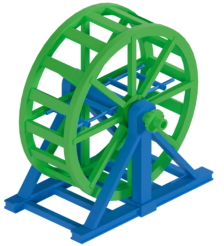
#> input picture HERRAMIENTAS/fase5_resultados/MODELO.png, 224 x 246 px, given in place of prueba.png, which was not available; the run also reads 1 picture not shown here
$ python PIPELINE.py
#> lines starting #> are read from the running program, lines starting #| are printed output that depends on the picture; after the words box and inside, x2 and y2 are one past the last pixel; in counts of white or black regions, pixels touching at a corner belong together; pictures that were not available may be replaced by others from this repository, and a replacement may not be noted
#==================================================================================================================
import os
from PIL import Image

def fase1_recorte_asimetrico(ruta_imagen, carpeta_salida):
#> called with ruta_imagen = 'prueba.png', carpeta_salida = 'salida'
    if not os.path.exists(carpeta_salida):
        os.makedirs(carpeta_salida)

    img = Image.open(ruta_imagen).convert("RGBA")
#> img is the input picture: PIL image 224x246 RGBA; mean R, G, B, A 20.2, 76.6, 57.9, 130.4
    ancho, alto = img.size

    x_derecha = ancho
    indice = 0

    while x_derecha > 0:
        # El primer corte (índice 0) es de 128px, el resto de 64px
        ancho_corte = 128 if indice == 0 else 64

        # Evitar valores negativos si la imagen no es múltiplo exacto
        x_izquierda = max(0, x_derecha - ancho_corte)

        # Extraer el fragmento
        fragmento = img.crop((x_izquierda, 0, x_derecha, alto))

        # Guardar manteniendo el orden de derecha a izquierda
        nombre_archivo = f"fragmento_{indice:03d}.png"
        ruta_guardado = os.path.join(carpeta_salida, nombre_archivo)
        fragmento.save(ruta_guardado)

        print(f"Corte {indice} generado: X({x_izquierda} a {x_derecha}) -> Ancho: {x_derecha - x_izquierda}px")

        # Actualizar el puntero para el siguiente ciclo
        x_derecha = x_izquierda
        indice += 1
#> this loop made 3 passes
#> pass 1, in fase1_recorte_asimetrico, `fragmento = img.crop((x_izquierda, 0, x_derecha, alto))`:
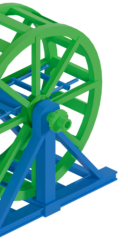
#> fragmento: PIL image 128x246 RGBA; mean R, G, B, A 19.6, 77.5, 62.4, 133.8; transparent parts drawn white
#> after the loop, indice = 3

# Ejecución de prueba
fase1_recorte_asimetrico("prueba.png", "salida")
#==================================================================================================================
import os
from PIL import Image

def fase2_traslacion_apoyo(ruta_imagen, ruta_salida, alto_lienzo_final=256):
#> called with ruta_imagen = 'salida/fragmento_000.png', ruta_salida = 'salida1/fragmento_000_alineado.png', alto_lienzo_final = 256
    img = Image.open(ruta_imagen).convert("RGBA")
    ancho, alto = img.size

    # Calcular la coordenada X exacta a 64px desde la derecha
    # Si el fragmento mide 128, X será 64. Si mide 64, X será 0.
    x_linea = max(0, ancho - 64)

    # Cargar los datos de los píxeles para lectura rápida
    pixeles = img.load()
    y_choque = -1

    # Escanear de abajo hacia arriba en esa columna específica (x_linea)
    for y in range(alto - 1, -1, -1):
        alfa = pixeles[x_linea, y][3] # El índice 3 es el canal Alpha (transparencia)
        if alfa > 0:
            y_choque = y
            break
#> this loop made 40 passes
#> alfa on passes 1 to 8: 0, 0, 0, 0, 0, 0, 0, 0

    # Si la columna entera es transparente, se guarda tal cual
    if y_choque == -1:
        print(f"[{os.path.basename(ruta_imagen)}] Columna X={x_linea} vacía. Se omite traslación.")
        img.save(ruta_salida)
        return

    # Calcular la diferencia para llegar a la base (píxel 255)
    y_base = alto_lienzo_final - 1
    desplazamiento_y = y_base - y_choque

    # Crear un lienzo nuevo y pegar la imagen desplazada
    lienzo_alineado = Image.new("RGBA", (ancho, alto_lienzo_final), (0, 0, 0, 0))
#> lienzo_alineado: PIL image 128x256 RGBA; every value is 0
    lienzo_alineado.paste(img, (0, desplazamiento_y))

    lienzo_alineado.save(ruta_salida)

    print(f"[{os.path.basename(ruta_imagen)}] Píxel detectado en Y={y_choque}. "
          f"Trasladando {desplazamiento_y}px hacia abajo.")
#| [fragmento_000.png] Píxel detectado en Y=206. Trasladando 49px hacia abajo.

# Ejecución de prueba
fase2_traslacion_apoyo("salida/fragmento_000.png", "salida1/fragmento_000_alineado.png")
#==================================================================================================================
import os
from PIL import Image, ImageDraw

def fase2_traslacion_y_recorte(ruta_imagen, carpeta_salida, alto_lienzo=256):
#> called with ruta_imagen = 'salida/fragmento_000.png', carpeta_salida = 'salida1', alto_lienzo = 256
    if not os.path.exists(carpeta_salida):
        os.makedirs(carpeta_salida)

    img = Image.open(ruta_imagen).convert("RGBA")
    ancho, alto = img.size

    # 1. Encontrar el punto de choque (x_linea está a 64px desde la derecha)
    x_linea = max(0, ancho - 64)
    pixeles = img.load()
    y_choque = -1

    # Escanear de abajo hacia arriba
    for y in range(alto - 1, -1, -1):
        if pixeles[x_linea, y][3] > 0: # Canal Alfa > 0
            y_choque = y
            break

    if y_choque == -1:
        print(f"[{os.path.basename(ruta_imagen)}] Columna vacía. Se omite.")
        return

    # 2. Trasladar la imagen para que el punto choque con el fondo (Y = 255)
    y_base = alto_lienzo - 1
    desplazamiento_y = y_base - y_choque

    lienzo_alineado = Image.new("RGBA", (ancho, alto_lienzo), (0, 0, 0, 0))
    lienzo_alineado.paste(img, (0, desplazamiento_y))

    # 3. Calcular coordenadas del rectángulo de 64 (ancho) x 32 (alto) hacia la izquierda
    x_izq_rect = x_linea - 64
    y_sup_rect = y_base - 32

    # Validar que exista espacio a la izquierda para hacer el corte
    if x_izq_rect < 0:
        print(f"[{os.path.basename(ruta_imagen)}] El bloque no tiene suficientes píxeles a la izquierda. Solo se alinea.")
        lienzo_alineado.save(os.path.join(carpeta_salida, f"{os.path.basename(ruta_imagen)}"))
        return

    # 4. Crear la máscara del triángulo isométrico (Relación 2x1)
    # Vértices: Punto base, esquina inferior izquierda, esquina superior izquierda del rectángulo
    mascara = Image.new("L", (ancho, alto_lienzo), 0)
#> mascara: PIL image 128x256 L; every value is 0
    draw = ImageDraw.Draw(mascara)

    vertice_apoyo = (x_linea, y_base + 1)         # Ej: (64, 256)
    vertice_inf_izq = (x_izq_rect, y_base + 1)    # Ej: (0, 256)
    vertice_sup_izq = (x_izq_rect, y_sup_rect + 1)# Ej: (0, 224)

    # Dibujar el triángulo exacto a recortar
    draw.polygon([vertice_apoyo, vertice_inf_izq, vertice_sup_izq], fill=255)

    # 5. Extraer el triángulo a una nueva imagen (Pieza que "se pasa a la izquierda")
    pieza_extraida = Image.new("RGBA", (ancho, alto_lienzo), (0, 0, 0, 0))
    pieza_extraida.paste(lienzo_alineado, (0, 0), mascara)
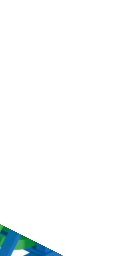
#> pieza_extraida: PIL image 128x256 RGBA; mean R, G, B, A 0.5, 3.4, 4, 7.3; transparent parts drawn white

    # Recortamos la caja exacta de 64x32 para que la imagen resultante no tenga píxeles vacíos inútiles
    pieza_final = pieza_extraida.crop((x_izq_rect, y_sup_rect + 1, x_linea, y_base + 1))

    # 6. Borrar ese triángulo del bloque principal dejando el hueco transparente
    transparente = Image.new("RGBA", (ancho, alto_lienzo), (0, 0, 0, 0))
    lienzo_alineado.paste(transparente, (0, 0), mascara)
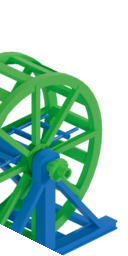
#> lienzo_alineado: PIL image 128x256 RGBA; mean R, G, B, A 17.9, 67.8, 50.5, 113.8; transparent parts drawn white

    # 7. Guardar ambos archivos
    nombre_base = os.path.splitext(os.path.basename(ruta_imagen))[0]

    ruta_bloque_hueco = os.path.join(carpeta_salida, f"{nombre_base}_bloque_cortado.png")
    lienzo_alineado.save(ruta_bloque_hueco)

    ruta_pieza_extraida = os.path.join(carpeta_salida, f"{nombre_base}_triangulo_extraido.png")
    pieza_final.save(ruta_pieza_extraida)

    print(f"[{os.path.basename(ruta_imagen)}] Trasladado {desplazamiento_y}px abajo. Recorte de 64x32 guardado.")
#| [fragmento_000.png] Trasladado 49px abajo. Recorte de 64x32 guardado.

# Ejecución
fase2_traslacion_y_recorte("salida/fragmento_000.png", "salida1")
#==================================================================================================================
#==================================================================================================================
#==================================================================================================================
#==================================================================================================================
#==================================================================================================================
#==================================================================================================================
#==================================================================================================================
#==================================================================================================================
#==================================================================================================================
#==================================================================================================================
#==================================================================================================================
import os
from PIL import Image, ImageDraw

def fase1_division_y_extraccion(ruta_imagen, carpeta_salida):
#> called with ruta_imagen = '1rotacion.png', carpeta_salida = 'fase1_resultados'
    if not os.path.exists(carpeta_salida):
        os.makedirs(carpeta_salida)

    img = Image.open(ruta_imagen).convert("RGBA")
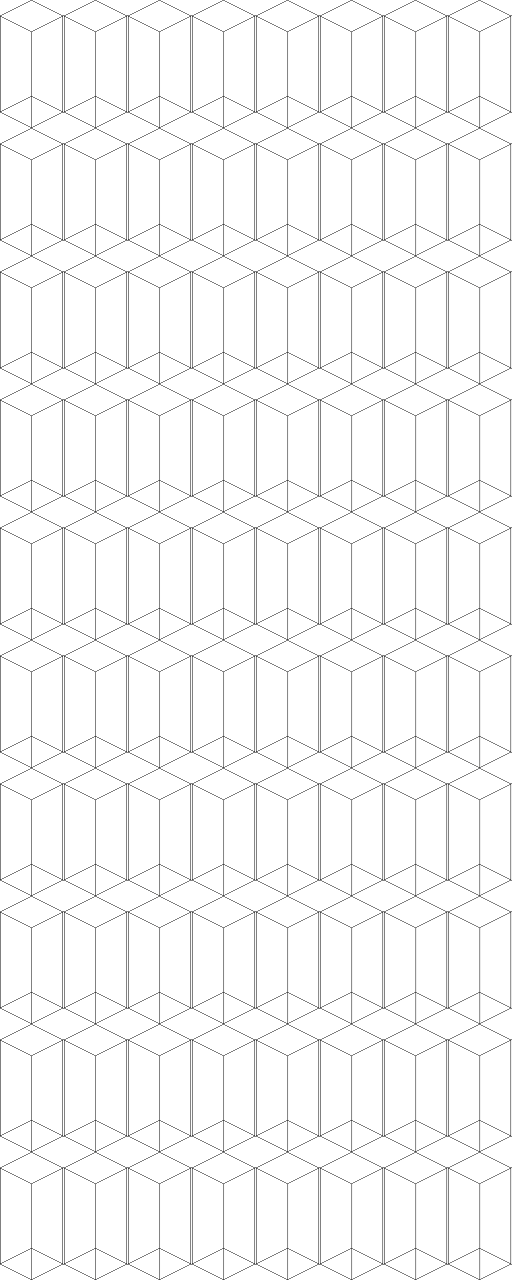
#> input picture HERRAMIENTAS/fase5_resultados/fondo.png, 1024 x 2560 px, given in place of 1rotacion.png, which was not available (shown at 1/2 size)
#> img is the input picture: PIL image 1024x2560 RGBA; mean R, G, B, A 0, 0, 0, 8.4
    ancho, alto = img.size

    x_derecha = ancho
    indice = 0

    while x_derecha > 0:
        ancho_corte = 128 if indice == 0 else 64
        x_izquierda = max(0, x_derecha - ancho_corte)

        # 1. Extraer el fragmento base
        fragmento = img.crop((x_izquierda, 0, x_derecha, alto))
        ancho_frag = fragmento.size[0]

        # 2. Detectar el pixel en X=64 (o el borde derecho si el fragmento es de 64)
        x_linea = 65 if ancho_frag > 65 else ancho_frag - 1
        pixeles = fragmento.load()
        y_choque = -1

        for y in range(alto - 1, -1, -1):
            if pixeles[x_linea, y][3] > 0: # Detectar pixel no transparente
                y_choque = y
                break

        # 3. Extraer el triángulo diagonal hacia la izquierda y ABAJO (64x32)
        if y_choque != -1 and x_linea >= 65:
            mascara_f1 = Image.new("L", (ancho_frag, alto), 0)
            draw = ImageDraw.Draw(mascara_f1)

            # Vértices: Origen (64, y), Diagonal Abajo-Izq (0, y+32), Esquina Sup-Izq (0, y)
            p_origen = (x_linea, y_choque)
            p_diag_inf = (x_linea - 64, y_choque + 32)
            p_esquina = (x_linea - 64, y_choque)

            draw.polygon([p_origen, p_diag_inf, p_esquina], fill=255)

            # Recortar este fragmento específico
            fragmento_extraido_f1 = Image.new("RGBA", (ancho_frag, alto), (0, 0, 0, 0))
            fragmento_extraido_f1.paste(fragmento, (0, 0), mascara_f1)

            # Borrar el triángulo del bloque original para dejar el hueco
            transparente = Image.new("RGBA", (ancho_frag, alto), (0, 0, 0, 0))
            fragmento.paste(transparente, (0, 0), mascara_f1)

            # Guardar el triángulo extraído (recortando el recuadro exacto de 64x32)
            recorte_final_f1 = fragmento_extraido_f1.crop((x_linea - 64, y_choque, x_linea, y_choque + 32))
            recorte_final_f1.save(os.path.join(carpeta_salida, f"frag_{indice:03d}_extraido_abajo.png"))

        # --- INICIO MODIFICACIÓN: TRASLACIÓN A LA BASE ---
        alto_lienzo = 256
        if y_choque != -1:
            #y_base = alto_lienzo - 1
            desplazamiento_y = alto_lienzo - y_choque

            # Crear un nuevo lienzo con la altura final estandarizada
            lienzo_alineado = Image.new("RGBA", (ancho_frag, alto_lienzo), (0, 0, 0, 0))
            # Pegar el fragmento (que ya tiene el corte hecho) desplazado hacia abajo
            lienzo_alineado.paste(fragmento, (0, desplazamiento_y))

            # Reemplazar la variable fragmento con el nuevo lienzo alineado
            fragmento = lienzo_alineado
        # --- FIN MODIFICACIÓN ---

        # Guardar el bloque principal (ahora alineado abajo)
        fragmento.save(os.path.join(carpeta_salida, f"frag_{indice:03d}_bloque.png"))

        print(f"Fase 1 - Corte {indice}: Y detectado={y_choque}. Trasladado {desplazamiento_y}px.")

        x_derecha = x_izquierda
        indice += 1
#> this loop made 15 passes
#> pass 1, in fase1_division_y_extraccion, `fragmento = img.crop((x_izquierda, 0, x_derecha, alto))`:
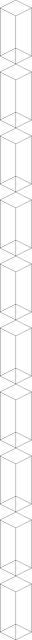
#> fragmento: PIL image 128x2560 RGBA (shown at 1/4 size); mean R, G, B, A 0, 0, 0, 8.4; transparent parts drawn white
#> after the loop:
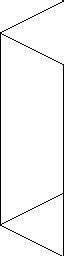
#> fragmento: PIL image 64x256 RGBA; mean R, G, B, A 0, 0, 0, 9.9; transparent parts drawn white
#> after the loop:
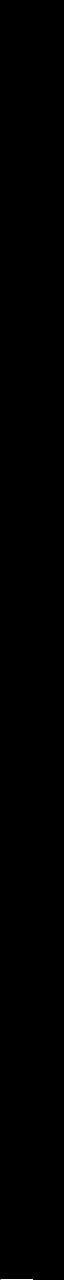
#> mascara_f1: PIL image 128x2560 L (shown at 1/2 size); 0.02% white in thin lines or dots, all inside (x1, y1, x2, y2) = (1, 2559, 66, 2560)
#> after the loop, indice = 15
#> (the rest of the program and of its run is left out)
